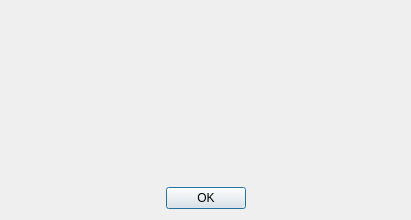
<?xml version="1.0" encoding="UTF-8"?>
<ui version="4.0">
 <class>GeneralWarning</class>
 <widget class="QDialog" name="GeneralWarning">
  <property name="windowModality">
   <enum>Qt::ApplicationModal</enum>
  </property>
  <property name="geometry">
   <rect>
    <x>0</x>
    <y>0</y>
    <width>411</width>
    <height>220</height>
   </rect>
  </property>
  <property name="windowTitle">
   <string/>
  </property>
  <layout class="QGridLayout" name="gridLayout">
   <item row="0" column="0">
    <widget class="QLabel" name="label">
     <property name="text">
      <string/>
     </property>
    </widget>
   </item>
   <item row="1" column="0">
    <widget class="QDialogButtonBox" name="buttonBox">
     <property name="orientation">
      <enum>Qt::Horizontal</enum>
     </property>
     <property name="standardButtons">
      <set>QDialogButtonBox::Ok</set>
     </property>
     <property name="centerButtons">
      <bool>true</bool>
     </property>
    </widget>
   </item>
  </layout>
 </widget>
 <resources/>
 <connections>
  <connection>
   <sender>buttonBox</sender>
   <signal>accepted()</signal>
   <receiver>GeneralWarning</receiver>
   <slot>accept()</slot>
   <hints>
    <hint type="sourcelabel">
     <x>248</x>
     <y>254</y>
    </hint>
    <hint type="destinationlabel">
     <x>157</x>
     <y>274</y>
    </hint>
   </hints>
  </connection>
  <connection>
   <sender>buttonBox</sender>
   <signal>rejected()</signal>
   <receiver>GeneralWarning</receiver>
   <slot>reject()</slot>
   <hints>
    <hint type="sourcelabel">
     <x>316</x>
     <y>260</y>
    </hint>
    <hint type="destinationlabel">
     <x>286</x>
     <y>274</y>
    </hint>
   </hints>
  </connection>
 </connections>
</ui>
